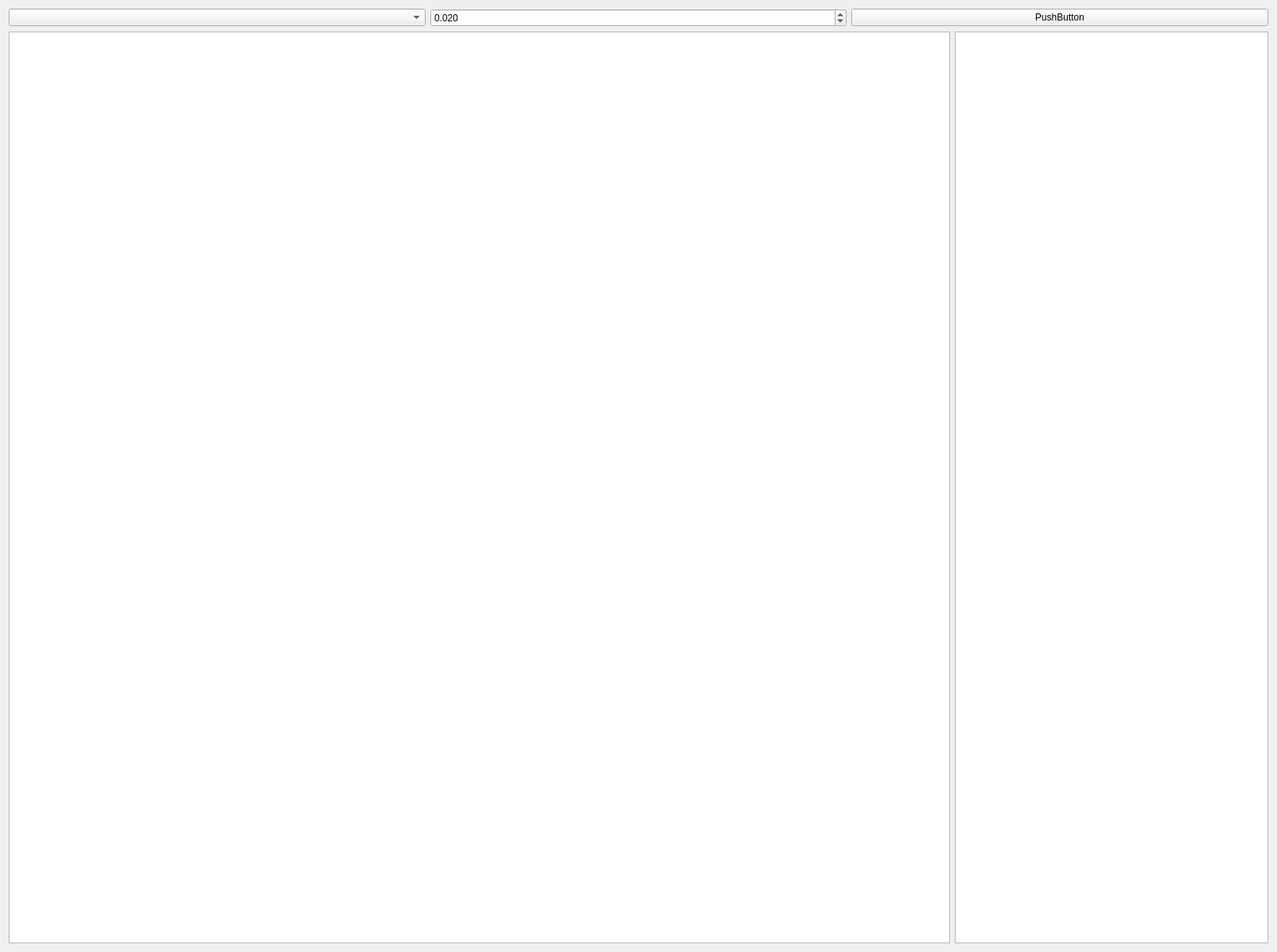
<?xml version="1.0" encoding="UTF-8"?>
<ui version="4.0">
 <class>SingleAssetAnalyseTab</class>
 <widget class="QWidget" name="SingleAssetAnalyseTab">
  <property name="geometry">
   <rect>
    <x>0</x>
    <y>0</y>
    <width>1617</width>
    <height>1206</height>
   </rect>
  </property>
  <property name="windowTitle">
   <string>Form</string>
  </property>
  <layout class="QVBoxLayout" name="verticalLayout_5">
   <item>
    <layout class="QVBoxLayout" name="verticalLayout_4">
     <item>
      <layout class="QHBoxLayout" name="horizontalLayout_3">
       <item>
        <widget class="QComboBox" name="asset_selector"/>
       </item>
       <item>
        <widget class="QDoubleSpinBox" name="stepSizeBox">
         <property name="decimals">
          <number>3</number>
         </property>
         <property name="value">
          <double>0.020000000000000</double>
         </property>
        </widget>
       </item>
       <item>
        <widget class="QPushButton" name="pushButton">
         <property name="text">
          <string>PushButton</string>
         </property>
        </widget>
       </item>
      </layout>
     </item>
     <item>
      <layout class="QGridLayout" name="gridLayout_2" columnstretch="3,1">
       <item row="1" column="0">
        <widget class="QTableWidget" name="payoff_table"/>
       </item>
       <item row="1" column="1">
        <widget class="QTableWidget" name="payoff_table_2"/>
       </item>
       <item row="2" column="0">
        <layout class="QVBoxLayout" name="layoutChart"/>
       </item>
       <item row="2" column="1">
        <layout class="QVBoxLayout" name="verticalLayout_6"/>
       </item>
      </layout>
     </item>
    </layout>
   </item>
  </layout>
 </widget>
 <resources/>
 <connections/>
</ui>
